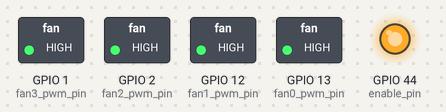
Bench run of a sketch on a simulated ESP32-S3. Shown: switched loads named in the sketch (green lamp = pin HIGH), output pins drawn as LEDs (lit = HIGH).

Above: at 5.0 s.
At 15.0 s:
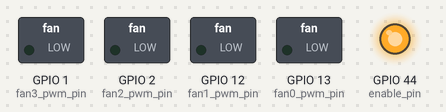
At 25.0 s:
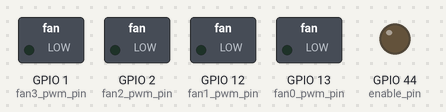
Timing chart, 0 to 39.0 s (numbered marks = the images above):
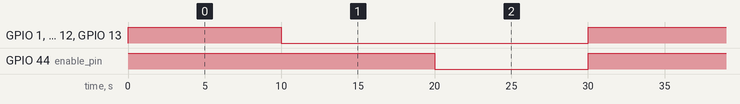

The sketch:

QuickAndSimpleExample.ino
```cpp
//THIS IS THE SIMPLE EXAMPLE A VERY QUICK AND DIRTY START
//1. IT STARTS WITH A HARD ALL FAN TO THE MAX START (ALL FANS 100%) AS A TOURTURE TEST (INRUSH CURRENT) THEN WAIT 10 SECONDS
//2. SET THE FANS TO ZERO AND WAIT 10 SECONDS TO SEE IF YOUR FANS HAVE FAN STOP AND FOR POWER MEASURING
//3. CUT THE 12V POWER SUPPLY TO THE FANS TO MEASURE AGAIN WAIT 10 SECONDS AND REPEAT EVERYTJOMG
// !!! THIS ARE THE ESP32S3 ZERO PINS. IF YOU USE A C3 OR C6 YOU HAVE TO CHANGE THE PIN NUMBERS

#include <esp32-hal-ledc.h>
#include <Arduino.h>

const int enable_pin = 44;        // SSR PIN (to activate/cut the 12v fan power supply)
const int fan0_pwm_pin = 13;      // FAN PWM PINS ESP32S3
const int fan1_pwm_pin = 12;
const int fan2_pwm_pin = 2;
const int fan3_pwm_pin = 1;

const int pwm_frequency = 25000; // SET THE PWM FREQUENCY TO RECOMMENDED 25KHZ
const int pwm_resolution = 8;    // SET PWM RESOLUTION


void setup() {

  pinMode(enable_pin, OUTPUT); // Set the SSR Relay pin to output
  ledcAttach(fan0_pwm_pin, pwm_frequency, pwm_resolution); // set the resolution and frequency to the GPIO (Fan PWM) output pin
  ledcAttach(fan1_pwm_pin, pwm_frequency, pwm_resolution);
  ledcAttach(fan2_pwm_pin, pwm_frequency, pwm_resolution);
  ledcAttach(fan3_pwm_pin, pwm_frequency, pwm_resolution);
}

void loop() {

    digitalWrite(enable_pin, HIGH); // Must be HIGH for 12v FAN power supply and LOW to cut the 12v fan power supply
    ledcWrite(fan0_pwm_pin, 255); // set the fans speed to max
    ledcWrite(fan1_pwm_pin, 255);
    ledcWrite(fan2_pwm_pin, 255);
    ledcWrite(fan3_pwm_pin, 255);

    delay (10000); //wait 10 seconds

    ledcWrite(fan0_pwm_pin, 0); // set the fan speed to zero
    ledcWrite(fan1_pwm_pin, 0);
    ledcWrite(fan2_pwm_pin, 0);
    ledcWrite(fan3_pwm_pin, 0);

    delay (10000); //wait 10 seconds

    digitalWrite(enable_pin, LOW); // cut the 12v Power

    delay (10000); //wait 10 seconds
}
```

Measured:
- by itself, GPIO 44 (enable_pin): alternates HIGH for 20.0 s and LOW for 10.0 s
- by itself, GPIO 1 (fan3_pwm_pin), GPIO 2 (fan2_pwm_pin), GPIO 12 (fan1_pwm_pin), GPIO 13 (fan0_pwm_pin): alternates HIGH for 10.0 s and LOW for 20.0 s
- by itself, everything shown: repeats every 30.0 s, in 3 steps
